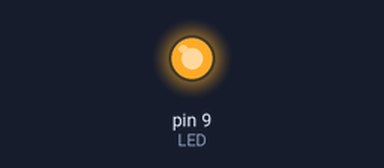
A sketch run on a simulated Arduino Uno, built with avr-gcc and run on an emulated ATmega328P. Shown: output pins drawn as LEDs (lit = HIGH).

Above: at 0.1 s.
Timing chart, 0 to 1.6 s (numbered marks = the images above):
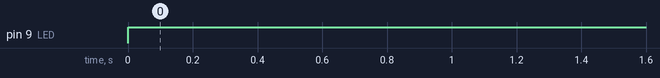

Measured:
- by itself, pin 9 (LED): LOW → HIGH at 0.00 s

The sketch:

arduino-led-yakma.ino
```cpp
/*
*******************************************************************************************
**                                                                                       **
**                            Arduino ile ilk proje                                      **
**                                 LED Yakma                                             **
**                                                                                       **
**                                                                                       **
**                                   Cihat                                               **
**                                                                                       **
*******************************************************************************************
*/

const int LED=9;  //Led'in bağlı olduğu Arduino Pin'i

void setup() {
pinMode(LED, OUTPUT); //LED'in çıkış pini olduğunu belirtiyoruz.
}

void loop() {
  digitalWrite(LED, HIGH); //HIGH komutu ile LED'i yakıyoruz.
}
```
